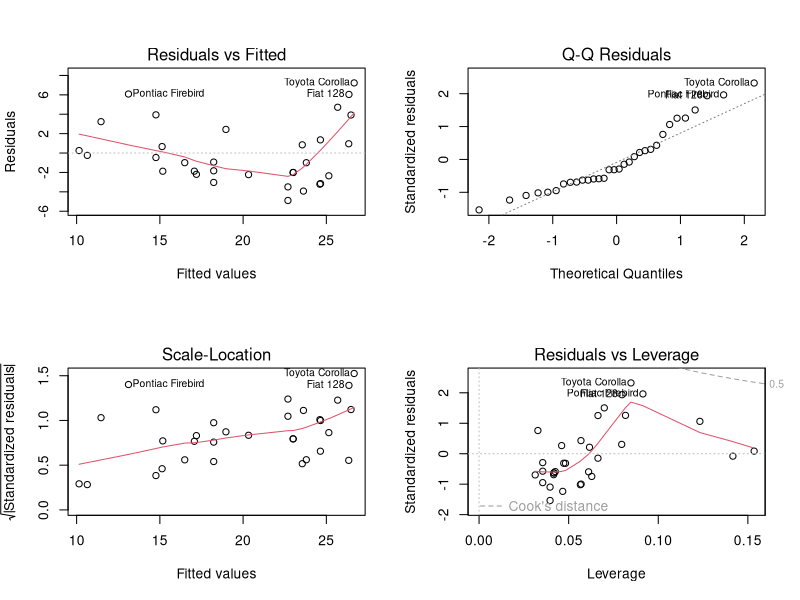
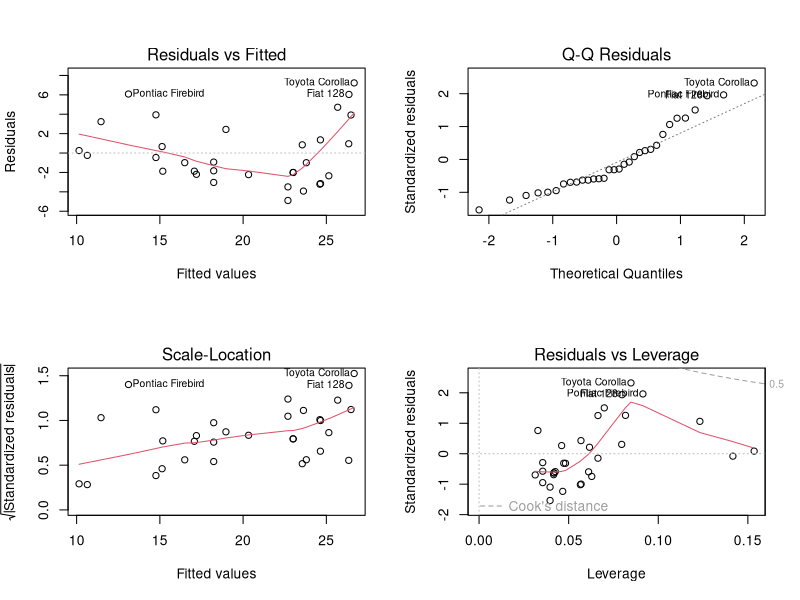
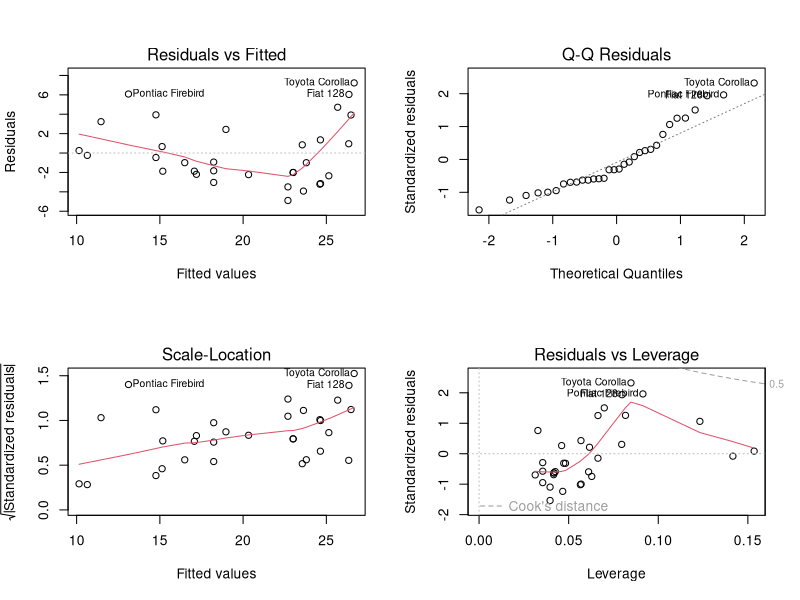
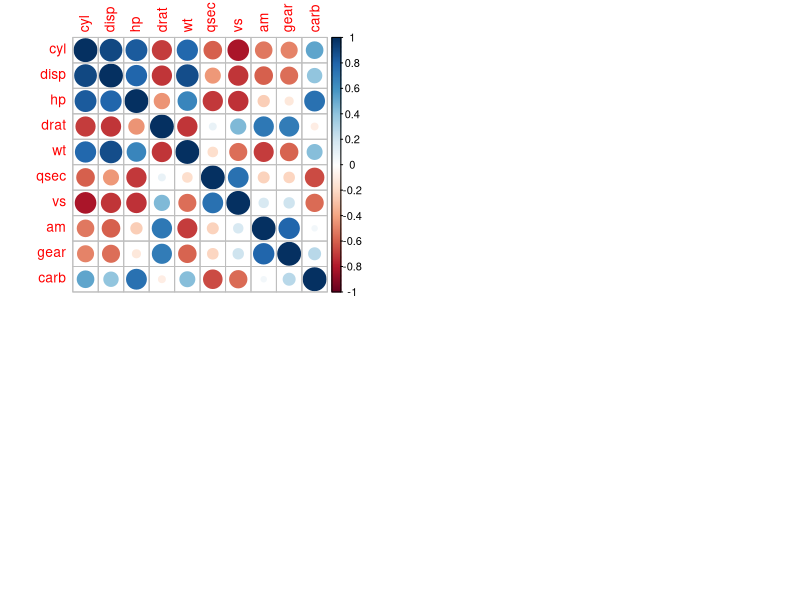

Write the R code that produced these figures, in order.
## ---- chunk 1
par(mfrow=c(2,2))  # set 2 rows and 2 column plot layout
mod_1 <- lm(mpg ~ disp, data=mtcars)  # linear model
plot(mod_1)
## ---- chunk 2
par(mfrow=c(2,2))  # set 2 rows and 2 column plot layout
mod_1 <- lm(mpg ~ disp, data=mtcars)  # linear model
plot(mod_1)
## ---- chunk 3
par(mfrow=c(2,2))  # set 2 rows and 2 column plot layout
mod_1 <- lm(mpg ~ disp, data=mtcars)  # linear model
plot(mod_1)
## ---- chunk 4
#Correlated pairs: (disp, cyl, hp, wt),
#gear, am
# hp, carb
library(corrplot)
corrplot(cor(mtcars[, -1]))
